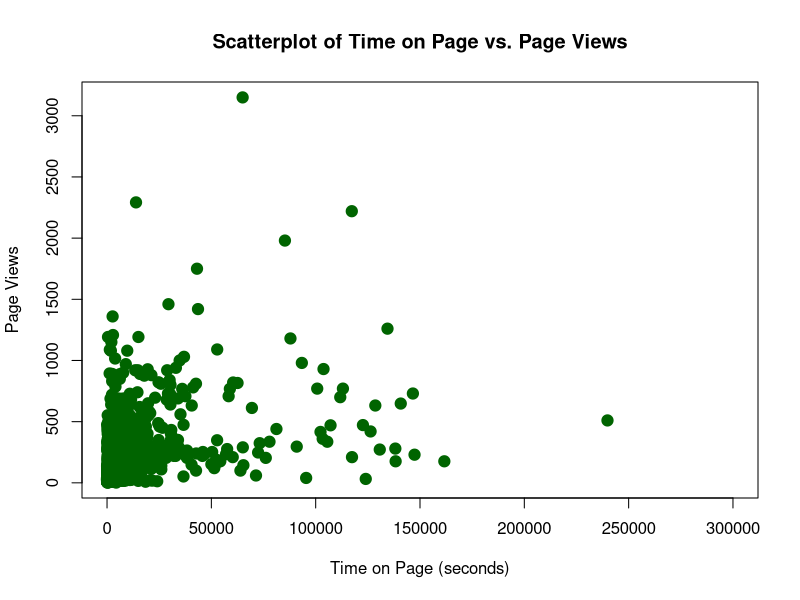
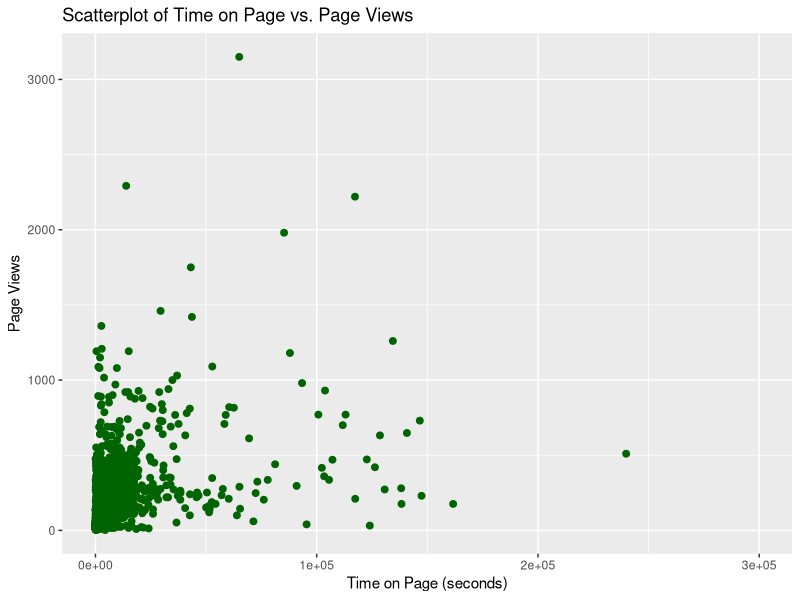
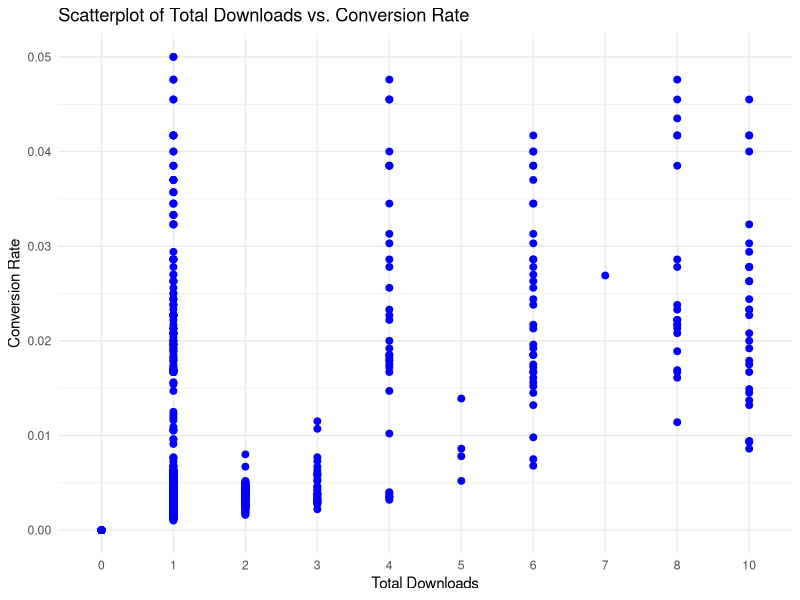
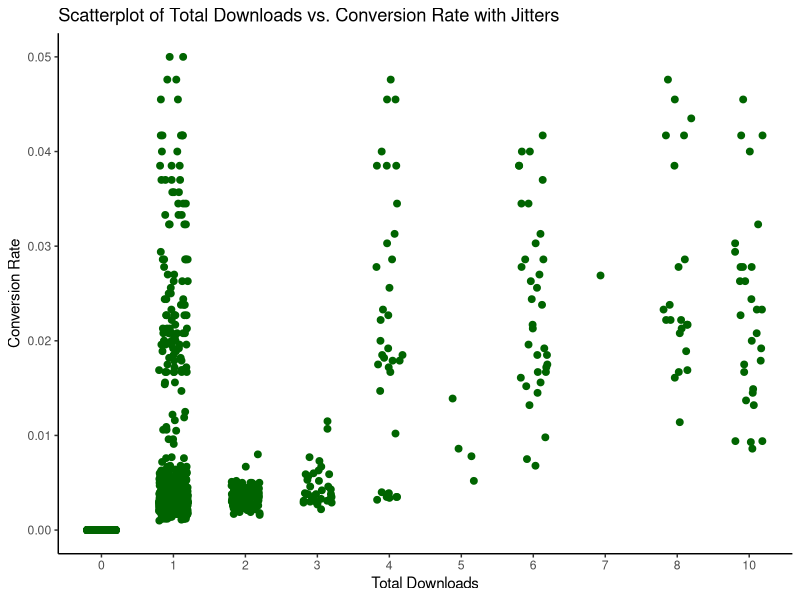
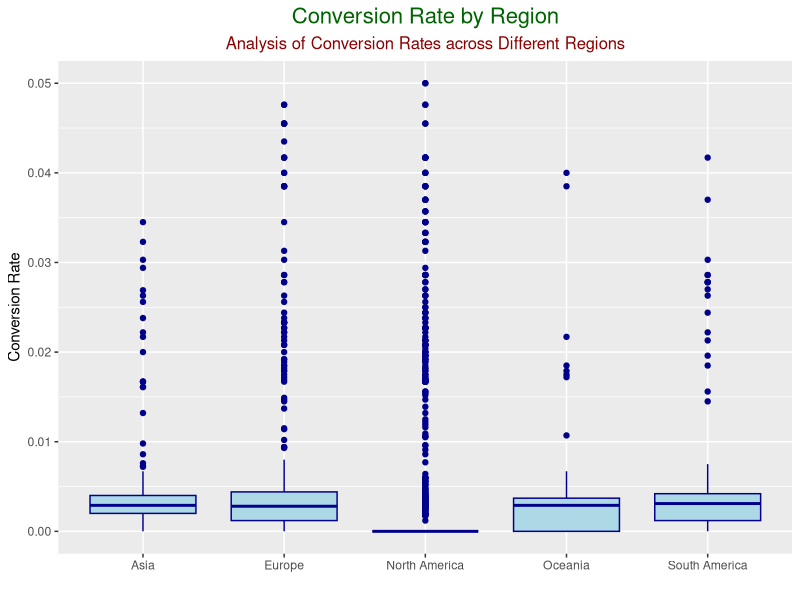
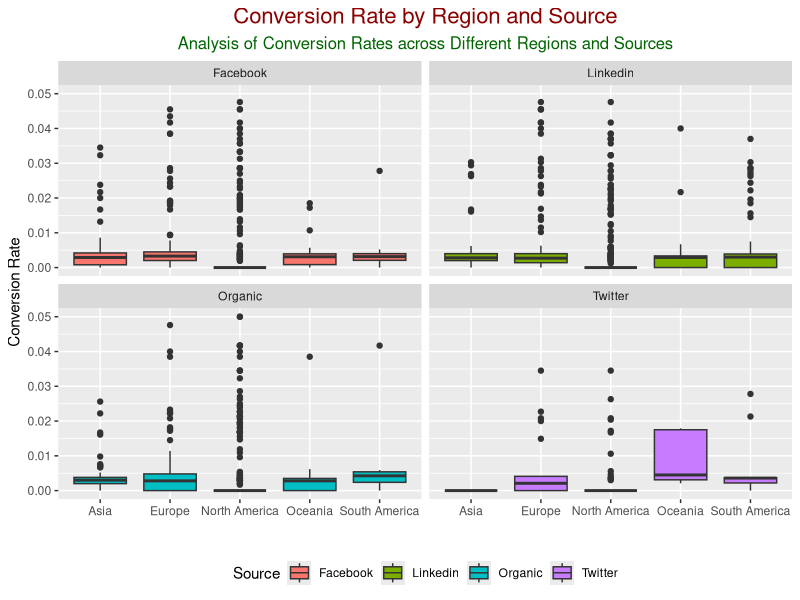

The R script that drew these images, in order:
#Programming 1 - Assignment 2
#Your name(s): Andrew Harper, Andrew Singh


# Preparation: Load the required packages.
library(tidyverse)

#Part 1:

#Q1:
# Load the World values survey data "WorldValues3.csv" and save it as WorldData. 
# Load the country code data "CountryCodes3.csv" and save it as CountryData.
WorldData = read.csv("WorldValues3.csv")
CountryData = read.csv("CountryCodes3.csv")


#Q2:
# Join the country name from the CountryCode data into WorldData. 
# Note that country code is called *ID* in CountryData and *CountryCode* in WorldData. 
# Return the first 10 unique countries. 

# Perform a join to add countrycode to WorldData
WorldData <- left_join(WorldData, CountryData, by = c("CountryCode" = "ID"))

# Return the first 10 unique countries
unique_countries <-head( unique(WorldData$Country),10)
print(unique_countries)


#Q3:
# Update WorldData by dropping income, education, and lifeexpect variables.
# What is the dimension of the updated WorldData?

# Drop Income, Education, and life expect
WorldData <- WorldData %>% select(-Income, -Education, - lifeexpect)

# Get the dimension of the updated WorldData
dim(WorldData)

#Q4:
# Using pipes, calculate the average age and percent immigrant (i.e., average ratio of immigrants) for every country.
# Display the top 5 countries in terms of average age. 
# Hint: For displaying the top 5, refer to the help for slice( ) to find the right form of the function to use.
# Calculate average age and percent immigrant for every country
CountryStats <- WorldData %>%
  group_by(Country) %>%  summarize(avg_age = mean((2024-BirthYear)),percent_immigrant = mean(Immigrant)*100)


# Display the top 5 countries in terms of average age
top_5_countries <- CountryStats %>%
  arrange(desc(avg_age)) %>%
  slice_head(n = 5)

# Print the top 5 countries
print(top_5_countries) 

#need to put in percent

#Q5:
# Group WorldData by country and marital status and show the percent of people in each category who are immigrants.
# Show the results for China. (the coding for the *Marital* variable is 1 = Married, 2 = Living together, 3 = Divorced, 
# 4 = Separated, 5 = Widowed, and 6 = Single).


ImmigrantStats <- WorldData %>%
  group_by(Country, Marital) %>%
  summarise(
    percent_immigrant = mean(Immigrant, na.rm = TRUE) * 100
  ) 

# Filter the results for China
ChinaImmigrantStats <- ImmigrantStats %>%
  filter(Country == "China")

# Print the results for China
print(ChinaImmigrantStats)
#Q6: 
# Using pipes, create a function that takes a country name and calculates its average life satisfaction ("Satisfied") 
# broken down by "immigrant". Name this function meanSat. Show the results for China.


# Define the function meanSat
meanSat <- function(country_name) {
  WorldData %>%
    filter(Country == country_name) %>%
    group_by(Immigrant) %>%
    summarise(
      avg_satisfaction = mean(Satisfied, na.rm = TRUE)
    )
}

# Show the results for China
ChinaSatisfaction <- meanSat("China")

# Print the results for China
print(ChinaSatisfaction)

#Part 2: 
# Load the web analytics data "WebAnalytics3.csv" and save it as analytics.

analytics = read.csv("WebAnalytics3.csv")

#Q7:
# Use base R to draw the scatterplot of TimeOnPage (x axis) versus PageViews (y axis).
# Make sure to change the shape, color, and size of the points. 
# Also, set your own labels for both axes and add a title to the plot. 
# In addition, set a limit on the x axis to be between 0 and 300,000.


plot(analytics$TimeOnPage, analytics$PageViews,
     pch = 19, # Change the shape of the points
     col = "darkgreen", # Change the color of the points
     cex = 1.5, # Change the size of the points
     xlab = "Time on Page (seconds)", # Set the x-axis label
     ylab = "Page Views", # Set the y-axis label
     main = "Scatterplot of Time on Page vs. Page Views", # Add a title to the plot
     xlim = c(0, 300000) # Set the limit on the x-axis
)
#Q8:
# Recreate the same plot using ggplot. 
# (You can refer to ggplot cheatsheet or its reference page online for an overview of all the arguments.)
# (For example, here are some examples of geom_point() options: 
# https://ggplot2.tidyverse.org/reference/geom_point.html

ggplot(analytics, aes(x = TimeOnPage, y = PageViews)) +
  geom_point(shape = 19, color = "darkgreen", size = 2) + # Change the shape, color, and size of the points
  labs(
    x = "Time on Page (seconds)", # Set the x-axis label
    y = "Page Views", # Set the y-axis label
    title = "Scatterplot of Time on Page vs. Page Views" # Add a title to the plot
  ) +
  xlim(0, 300000) # Set a limit on the x-axis


#Q9:
# a. Use ggplot to draw the scatterplot of TotalDownloads (x axis) versus ConversionRate (y axis).
# b. Draw a similar plot but add jitters. Use a theme and a color.
# (For both parts, read TotalDownloads as a factor for visual clarity on the x axis.)

# Convert TotalDownloads to a factor for visual clarity on the x axis
analytics$TotalDownloads <- as.factor(analytics$TotalDownloads)

# Create the scatterplot
ggplot(analytics, aes(x = TotalDownloads, y = ConversionRate)) +
  geom_point(shape = 19, color = "blue", size = 2) + # Customize the points
  labs(
    x = "Total Downloads", # Set the x-axis label
    y = "Conversion Rate", # Set the y-axis label
    title = "Scatterplot of Total Downloads vs. Conversion Rate" # Add a title to the plot
  ) +
  theme_minimal() # Use a minimal theme

# Create the scatterplot with jitters
ggplot(analytics, aes(x = TotalDownloads, y = ConversionRate)) +
  geom_jitter(shape = 19, color = "darkgreen", size = 2, width = 0.2, height = 0) + # Add jitters and customize the points
  labs(
    x = "Total Downloads", # Set the x-axis label
    y = "Conversion Rate", # Set the y-axis label
    title = "Scatterplot of Total Downloads vs. Conversion Rate with Jitters" # Add a title to the plot
  ) +
  theme_classic() # Use a classic theme


#Q10:
# Create a boxplot with Region as categories (x-axis) and ConversionRate as the outcome of interest (y-axis).
# Change the (border/points) color of the boxplots.
# In addition, add a title, a subtitle, and a blank x axis label. 
# In so doing, adjust the location, size, and the color of the title and the subtitle.

ggplot(analytics, aes(x = Region, y = ConversionRate)) +
  geom_boxplot(color = "darkblue", fill = "lightblue") + # Change the border and fill color of the boxplots
  labs(
    title = "Conversion Rate by Region",
    subtitle = "Analysis of Conversion Rates across Different Regions",
    x = "", # Blank x-axis label
    y = "Conversion Rate"
  ) +
  theme(
    plot.title = element_text(hjust = 0.5, size = 16, color = "darkgreen"), # Adjust title location, size, and color
    plot.subtitle = element_text(hjust = 0.5, size = 12, color = "darkred") # Adjust subtitle location, size, and color
  )


#Q11:
# Create the same box plot of Q10 but use facet wrap to separate by Source.
# Also, fill each boxplot with different colors based on Source and 
# add a color legend to the bottom of the plot.

ggplot(analytics, aes(x = Region, y = ConversionRate, fill = Source)) +
  geom_boxplot() +
  facet_wrap(~ Source) +
  labs(
    title = "Conversion Rate by Region and Source",
    subtitle = "Analysis of Conversion Rates across Different Regions and Sources",
    x = "", 
    y = "Conversion Rate"
  ) +
  theme(
    plot.title = element_text(hjust = 0.5, size = 16, color = "darkred"), # Adjust title location, size, and color
    plot.subtitle = element_text(hjust = 0.5, size = 12, color = "darkgreen"), # Adjust subtitle location, size, and color
    legend.position = "bottom" # Position the legend at the bottom
  )



